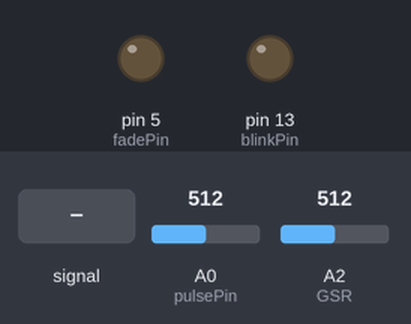
The sketch below on a simulated Arduino Uno, built with avr-gcc and run on an emulated ATmega328P. Shown: output pins drawn as LEDs (lit = HIGH). The inputs (shaded band) are chosen by the test bench; at power-on: A0 (pulsePin) = 512, A2 (GSR) = 512. What the sketch prints to the serial monitor is not drawn.

Above: at 0.8 s.
0.9 s: A0 (pulsePin) fed a 2 Hz sine of ±306 counts around its level
At 1.1 s:
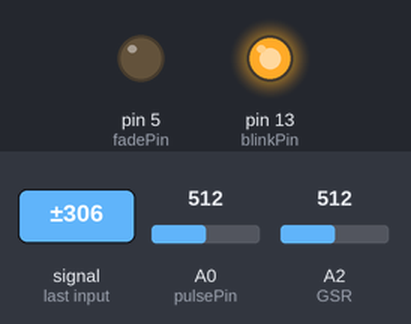
3.9 s: A0 (pulsePin) set to 540
5.4 s: A0 (pulsePin) set to 511
At 8.3 s:
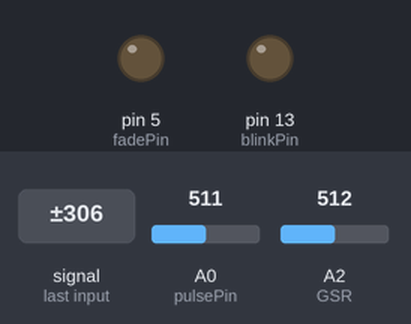
8.4 s: A0 (pulsePin) set to 523
At 26.21 s:
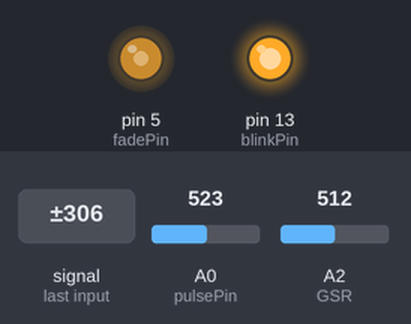
Timing chart, 0 to 27.8 s (numbered marks = the images above; inputs shaded):
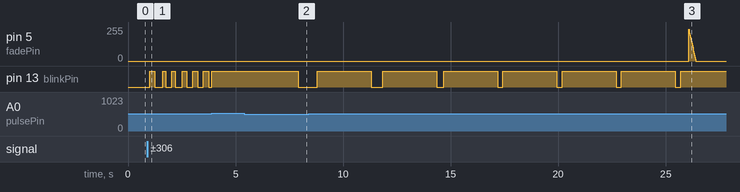

The sketch:

PulseSensorAmped_Arduino_Bluetooth_Synchronisation_1.5.0.ino
```cpp
#include <Wire.h>


/*  Pulse Sensor Amped 1.5    by Joel Murphy and Yury Gitman   http://www.pulsesensor.com

----------------------  Notes ----------------------  ----------------------
This code:
1) Blinks an LED to User's Live Heartbeat   PIN 13
2) Fades an LED to User's Live HeartBeat    PIN 5
3) Determines BPM
4) Prints All of the Above to Serial

Read Me:
https://github.com/WorldFamousElectronics/PulseSensor_Amped_Arduino/blob/master/README.md
 ----------------------       ----------------------  ----------------------
*/

#define PROCESSING_VISUALIZER 1
#define SERIAL_PLOTTER  2
#define SERIAL_MONITOR  3

//  Variables
int pulsePin = 0;                 // Pulse Sensor purple wire connected to analog pin 0
int blinkPin = 13;                // pin to blink led at each beat
int fadePin = 5;                  // pin to do fancy classy fading blink at each beat
int fadeRate = 0;                 // used to fade LED on with PWM on fadePin

// Volatile Variables, used in the interrupt service routine!
volatile int BPM;                   // int that holds raw Analog in 0. updated every 2mS
volatile int Signal;                // holds the incoming raw data
volatile int IBI = 600;             // int that holds the time interval between beats! Must be seeded!
volatile boolean Pulse = false;     // "True" when User's live heartbeat is detected. "False" when not a "live beat".
volatile boolean QS = false;        // becomes true when Arduoino finds a beat.

// SET THE SERIAL OUTPUT TYPE TO YOUR NEEDS
// PROCESSING_VISUALIZER works with Pulse Sensor Processing Visualizer
//      https://github.com/WorldFamousElectronics/PulseSensor_Amped_Processing_Visualizer
// SERIAL_PLOTTER outputs sensor data for viewing with the Arduino Serial Plotter
//      run the Serial Plotter at 115200 baud: Tools/Serial Plotter or Command+L
static int outputType = SERIAL_MONITOR;
int steps = 0;
const int LED=13;
const int GSR=A2;
int threshold=0;
int sensorValue;

void setup(){
  pinMode(blinkPin,OUTPUT);         // pin that will blink to your heartbeat!
  pinMode(fadePin,OUTPUT);          // pin that will fade to your heartbeat!
  Serial.begin(38400);             // we agree to talk fast!
  interruptSetup();                 // sets up to read Pulse Sensor signal every 2mS
   // IF YOU ARE POWERING The Pulse Sensor AT VOLTAGE LESS THAN THE BOARD VOLTAGE,
   // UN-COMMENT THE NEXT LINE AND APPLY THAT VOLTAGE TO THE A-REF PIN
//   analogReference(EXTERNAL);
 Wire.begin(9);
  // Attach a function to trigger when something is received.
  Wire.onReceive(receiveEvent);
  long sum=0;
  //Serial.begin(38400);
  pinMode(LED,OUTPUT);
  digitalWrite(LED,LOW);
  delay(1000);

  for(int i=0;i<500;i++)
  {
  sensorValue=analogRead(GSR);
  sum += sensorValue;
  delay(50);
  }
  threshold = sum/500;
   //Serial.print("threshold =");
   //Serial.println(threshold);
}


//  Where the Magic Happens
void loop(){

    serialOutput() ;

  if (QS == true){     // A Heartbeat Was Found
                       // BPM and IBI have been Determined
                       // Quantified Self "QS" true when arduino finds a heartbeat
        fadeRate = 255;         // Makes the LED Fade Effect Happen
                                // Set 'fadeRate' Variable to 255 to fade LED with pulse
        serialOutputWhenBeatHappens();                                                              // A Beat Happened, Output that to serial.
        QS = false;                      // reset the Quantified Self flag for next time
  }

  ledFadeToBeat();                      // Makes the LED Fade Effect Happen
  delay(20);                             //  take a break
  int temp;
  sensorValue=analogRead(GSR);
  //Serial.print("sensorValue=");
  Serial.print(sensorValue);
  Serial.print(",");
  temp = threshold - sensorValue;
  if(abs(temp)>60)
  {
    sensorValue=analogRead(GSR);
    temp = threshold - sensorValue;
    if(abs(temp)>60){
    digitalWrite(LED,HIGH);

    digitalWrite(LED,LOW);
    delay(1000);
  }
 }
}


void ledFadeToBeat(){
    fadeRate -= 15;                         //  set LED fade value
    fadeRate = constrain(fadeRate,0,255);   //  keep LED fade value from going into negative numbers!
    analogWrite(fadePin,fadeRate);          //  fade LED
  }
```

AllSerialHandling.ino
```cpp
//////////
/////////  All Serial Handling Code,
/////////  It's Changeable with the 'outputType' variable
/////////  It's declared at start of code.
/////////

void serialOutput(){   // Decide How To Output Serial.
  switch(outputType){
    case PROCESSING_VISUALIZER:
      sendDataToSerial('S', Signal);     // goes to sendDataToSerial function
      break;
    case SERIAL_PLOTTER:  // open the Arduino Serial Plotter to visualize these data
      Serial.print(BPM);
      Serial.print(",");
      Serial.print(IBI);
      Serial.print(",");
      Serial.println(Signal);
      break;
      case SERIAL_MONITOR:
      Serial.print(BPM);

      Serial.print(",");
      Serial.print(steps);
      Serial.print(",");
      Serial.print(" 28C");
      Serial.print(",");

      if(BPM < 30){Serial.print("Consult Doctor");}
       if(BPM > 30 && BPM <120){Serial.print("Normal");}

      if(BPM > 120){Serial.print("Consult Doctor");

      }
      Serial.print(",");
     //Serial.print("Critical");

      if(sensorValue < 400 )
      {
        if(BPM >120)
        {
        Serial.print("Critical");
        }
        else
        {
          Serial.print("Nill");
          }
      }
      else
      {

          Serial.print("Nill");

        }

      Serial.print(";");
      //Serial.print(sensorValue);

      break;
    default:
      break;
  }

}

//  Decides How To OutPut BPM and IBI Data
void serialOutputWhenBeatHappens(){
  switch(outputType){
    case PROCESSING_VISUALIZER:    // find it here https://github.com/WorldFamousElectronics/PulseSensor_Amped_Processing_Visualizer
      sendDataToSerial('B',BPM);   // send heart rate with a 'B' prefix
      sendDataToSerial('Q',IBI);   // send time between beats with a 'Q' prefix
      break;

    default:
      break;
  }
}

//  Sends Data to Pulse Sensor Processing App, Native Mac App, or Third-party Serial Readers.
void sendDataToSerial(char symbol, int data ){
    Serial.print(symbol);
    Serial.println(data);
  }
```

Interrupt.ino
```cpp
volatile int rate[10];                    // array to hold last ten IBI values
volatile unsigned long sampleCounter = 0;          // used to determine pulse timing
volatile unsigned long lastBeatTime = 0;           // used to find IBI
volatile int P =512;                      // used to find peak in pulse wave, seeded
volatile int T = 512;                     // used to find trough in pulse wave, seeded
volatile int thresh = 530;                // used to find instant moment of heart beat, seeded
volatile int amp = 0;                   // used to hold amplitude of pulse waveform, seeded
volatile boolean firstBeat = true;        // used to seed rate array so we startup with reasonable BPM
volatile boolean secondBeat = false;      // used to seed rate array so we startup with reasonable BPM


void interruptSetup(){  // CHECK OUT THE Timer_Interrupt_Notes TAB FOR MORE ON INTERRUPTS
  // Initializes Timer2 to throw an interrupt every 2mS.
  TCCR2A = 0x02;     // DISABLE PWM ON DIGITAL PINS 3 AND 11, AND GO INTO CTC MODE
  TCCR2B = 0x06;     // DON'T FORCE COMPARE, 256 PRESCALER
  OCR2A = 0X7C;      // SET THE TOP OF THE COUNT TO 124 FOR 500Hz SAMPLE RATE
  TIMSK2 = 0x02;     // ENABLE INTERRUPT ON MATCH BETWEEN TIMER2 AND OCR2A
  sei();             // MAKE SURE GLOBAL INTERRUPTS ARE ENABLED
}
void receiveEvent(int bytes) {
  steps = Wire.read();    // read one character from the I2C
  //Serial.print("Steps");
  //Serial.print(steps);
}

// THIS IS THE TIMER 2 INTERRUPT SERVICE ROUTINE.
// Timer 2 makes sure that we take a reading every 2 miliseconds
ISR(TIMER2_COMPA_vect){                         // triggered when Timer2 counts to 124
  cli();                                      // disable interrupts while we do this
  Signal = analogRead(pulsePin);              // read the Pulse Sensor
  sampleCounter += 2;                         // keep track of the time in mS with this variable
  int N = sampleCounter - lastBeatTime;       // monitor the time since the last beat to avoid noise

    //  find the peak and trough of the pulse wave
  if(Signal < thresh && N > (IBI/5)*3){       // avoid dichrotic noise by waiting 3/5 of last IBI
    if (Signal < T){                        // T is the trough
      T = Signal;                         // keep track of lowest point in pulse wave
    }
  }

  if(Signal > thresh && Signal > P){          // thresh condition helps avoid noise
    P = Signal;                             // P is the peak
  }                                        // keep track of highest point in pulse wave

  //  NOW IT'S TIME TO LOOK FOR THE HEART BEAT
  // signal surges up in value every time there is a pulse
  if (N > 250){                                   // avoid high frequency noise
    if ( (Signal > thresh) && (Pulse == false) && (N > (IBI/5)*3) ){
      Pulse = true;                               // set the Pulse flag when we think there is a pulse
      digitalWrite(blinkPin,HIGH);                // turn on pin 13 LED
      IBI = sampleCounter - lastBeatTime;         // measure time between beats in mS
      lastBeatTime = sampleCounter;               // keep track of time for next pulse

      if(secondBeat){                        // if this is the second beat, if secondBeat == TRUE
        secondBeat = false;                  // clear secondBeat flag
        for(int i=0; i<=9; i++){             // seed the running total to get a realisitic BPM at startup
          rate[i] = IBI;
        }
      }

      if(firstBeat){                         // if it's the first time we found a beat, if firstBeat == TRUE
        firstBeat = false;                   // clear firstBeat flag
        secondBeat = true;                   // set the second beat flag
        sei();                               // enable interrupts again
        return;                              // IBI value is unreliable so discard it
      }


      // keep a running total of the last 10 IBI values
      word runningTotal = 0;                  // clear the runningTotal variable

      for(int i=0; i<=8; i++){                // shift data in the rate array
        rate[i] = rate[i+1];                  // and drop the oldest IBI value
        runningTotal += rate[i];              // add up the 9 oldest IBI values
      }

      rate[9] = IBI;                          // add the latest IBI to the rate array
      runningTotal += rate[9];                // add the latest IBI to runningTotal
      runningTotal /= 10;                     // average the last 10 IBI values
      BPM = 60000/runningTotal;               // how many beats can fit into a minute? that's BPM!
      QS = true;                              // set Quantified Self flag
      // QS FLAG IS NOT CLEARED INSIDE THIS ISR
    }
  }

  if (Signal < thresh && Pulse == true){   // when the values are going down, the beat is over
    digitalWrite(blinkPin,LOW);            // turn off pin 13 LED
    Pulse = false;                         // reset the Pulse flag so we can do it again
    amp = P - T;                           // get amplitude of the pulse wave
    thresh = amp/2 + T;                    // set thresh at 50% of the amplitude
    P = thresh;                            // reset these for next time
    T = thresh;
  }

  if (N > 2500){                           // if 2.5 seconds go by without a beat
    thresh = 530;                          // set thresh default
    P = 512;                               // set P default
    T = 512;                               // set T default
    lastBeatTime = sampleCounter;          // bring the lastBeatTime up to date
    firstBeat = true;                      // set these to avoid noise
    secondBeat = false;                    // when we get the heartbeat back
  }

  sei();                                   // enable interrupts when youre done!
}// end isr
```

Source omitted: Timer_Interrupt_Notes.ino (12406 bytes)

Measured:
- the behaviour switches between 512 and 513 on A0 (pulsePin) (found by bisection; images 2 and 3)
- after the input at 0.9 s, pin 13 (blinkPin): LOW → HIGH after 0.11 s, → LOW 0.24 s later, → HIGH 0.36 s later, → LOW 0.14 s later, … (12 changes in this stretch)
- after the input at 5.4 s, pin 13 (blinkPin): HIGH → LOW after 2.5 s
- after the input at 8.4 s, pin 13 (blinkPin): goes HIGH 2.5 s, LOW 0.54 s, HIGH 2.5 s, LOW 0.32 s, 4 × (HIGH 2.5 s, LOW 0.25 s), then HIGH, starting after 0.41 s
